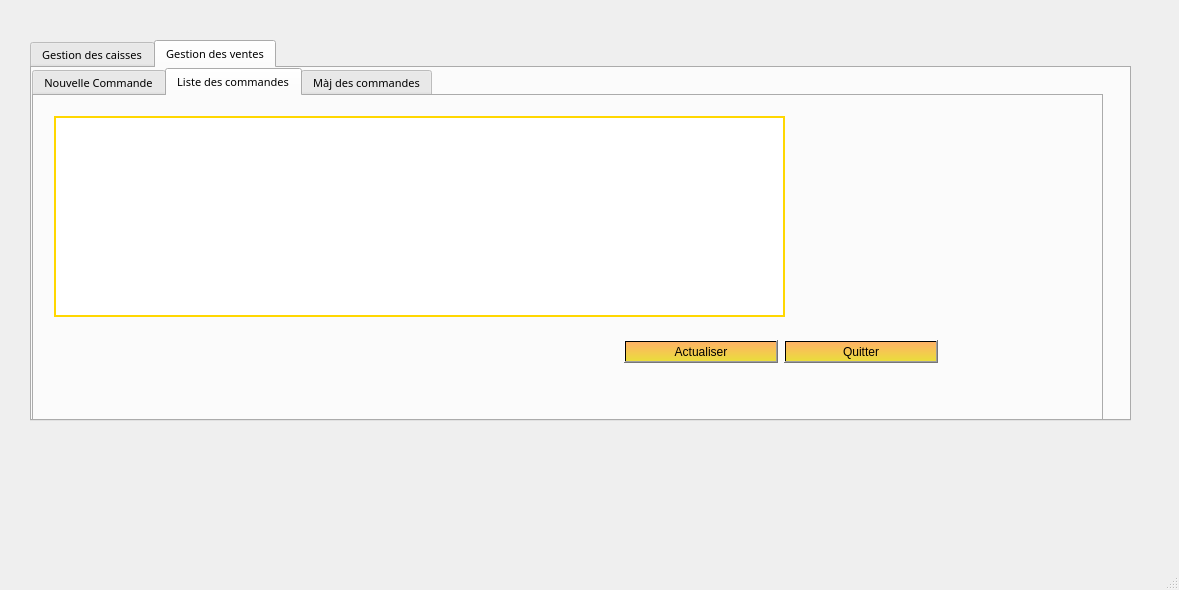
<?xml version="1.0" encoding="UTF-8"?>
<ui version="4.0">
 <class>CaisseVente</class>
 <widget class="QMainWindow" name="CaisseVente">
  <property name="geometry">
   <rect>
    <x>0</x>
    <y>0</y>
    <width>1179</width>
    <height>590</height>
   </rect>
  </property>
  <property name="font">
   <font>
    <family>MV Boli</family>
    <pointsize>8</pointsize>
    <weight>50</weight>
    <italic>false</italic>
    <bold>false</bold>
   </font>
  </property>
  <property name="windowTitle">
   <string>Gestion des caisses</string>
  </property>
  <property name="styleSheet">
   <string notr="true">font: 8pt &quot;MV Boli&quot;;</string>
  </property>
  <widget class="QWidget" name="centralwidget">
   <widget class="QTabWidget" name="tabWidget">
    <property name="geometry">
     <rect>
      <x>30</x>
      <y>40</y>
      <width>1101</width>
      <height>381</height>
     </rect>
    </property>
    <property name="currentIndex">
     <number>1</number>
    </property>
    <widget class="QWidget" name="tab">
     <attribute name="title">
      <string>Gestion des caisses</string>
     </attribute>
     <widget class="QWidget" name="horizontalLayoutWidget">
      <property name="geometry">
       <rect>
        <x>30</x>
        <y>20</y>
        <width>712</width>
        <height>48</height>
       </rect>
      </property>
      <layout class="QHBoxLayout" name="horizontalLayout" stretch="0,0,0,0,0,0">
       <property name="spacing">
        <number>6</number>
       </property>
       <item>
        <widget class="QPushButton" name="pushButton_addcaisse">
         <property name="styleSheet">
          <string notr="true">background-color: qlineargradient(spread:pad, x1:0, y1:0, x2:0, y2:1, stop:0 rgba(255, 178, 102, 255), stop:0.974874 rgba(235, 220, 61, 255), stop:0.98 rgba(0, 0, 0, 255), stop:1 rgba(0, 0, 0, 0));
font: 8pt &quot;MV Boli&quot;;</string>
         </property>
         <property name="text">
          <string>Nouvelle Caisse</string>
         </property>
        </widget>
       </item>
       <item>
        <widget class="QPushButton" name="pushButton_majcaisse">
         <property name="styleSheet">
          <string notr="true">background-color: qlineargradient(spread:pad, x1:0, y1:0, x2:0, y2:1, stop:0 rgba(255, 178, 102, 255), stop:0.974874 rgba(235, 220, 61, 255), stop:0.98 rgba(0, 0, 0, 255), stop:1 rgba(0, 0, 0, 0));
font: 8pt &quot;MV Boli&quot;;</string>
         </property>
         <property name="text">
          <string>MàJ Caisse</string>
         </property>
        </widget>
       </item>
       <item>
        <widget class="Line" name="line_sep">
         <property name="orientation">
          <enum>Qt::Vertical</enum>
         </property>
        </widget>
       </item>
       <item>
        <widget class="QLabel" name="label_select">
         <property name="text">
          <string>Selectionner:</string>
         </property>
        </widget>
       </item>
       <item>
        <widget class="QComboBox" name="comboBox_select">
         <property name="styleSheet">
          <string notr="true">border:2px solid gold;</string>
         </property>
        </widget>
       </item>
       <item>
        <widget class="QPushButton" name="pushButton_validerselect">
         <property name="styleSheet">
          <string notr="true">background-color: qlineargradient(spread:pad, x1:0, y1:0, x2:0, y2:1, stop:0 rgba(255, 178, 102, 255), stop:0.974874 rgba(235, 220, 61, 255), stop:0.98 rgba(0, 0, 0, 255), stop:1 rgba(0, 0, 0, 0));
font: 8pt &quot;MV Boli&quot;;</string>
         </property>
         <property name="text">
          <string>Valider</string>
         </property>
        </widget>
       </item>
      </layout>
     </widget>
     <widget class="QWidget" name="horizontalLayoutWidget_2">
      <property name="geometry">
       <rect>
        <x>30</x>
        <y>80</y>
        <width>727</width>
        <height>74</height>
       </rect>
      </property>
      <layout class="QHBoxLayout" name="horizontalLayout_2" stretch="0,0">
       <property name="spacing">
        <number>223</number>
       </property>
       <item>
        <widget class="QLabel" name="label_soldetotal">
         <property name="font">
          <font>
           <family>Arial</family>
           <pointsize>24</pointsize>
           <weight>50</weight>
           <italic>false</italic>
           <bold>false</bold>
          </font>
         </property>
         <property name="styleSheet">
          <string notr="true">font: 24pt &quot;Arial&quot;;</string>
         </property>
         <property name="text">
          <string>SOLDE TOTAL</string>
         </property>
        </widget>
       </item>
       <item>
        <widget class="QLCDNumber" name="lcdNumber_soldetotal">
         <property name="styleSheet">
          <string notr="true">background-color:black;
color:red;</string>
         </property>
        </widget>
       </item>
      </layout>
     </widget>
     <widget class="QTableView" name="tableView_displaycaisse">
      <property name="geometry">
       <rect>
        <x>30</x>
        <y>150</y>
        <width>701</width>
        <height>131</height>
       </rect>
      </property>
      <property name="styleSheet">
       <string notr="true">border:2px solid gold;</string>
      </property>
     </widget>
     <widget class="QWidget" name="horizontalLayoutWidget_3">
      <property name="geometry">
       <rect>
        <x>570</x>
        <y>290</y>
        <width>314</width>
        <height>51</height>
       </rect>
      </property>
      <layout class="QHBoxLayout" name="horizontalLayout_3">
       <item>
        <widget class="QPushButton" name="pushButton_refreshcaisse">
         <property name="styleSheet">
          <string notr="true">background-color: qlineargradient(spread:pad, x1:0, y1:0, x2:0, y2:1, stop:0 rgba(255, 178, 102, 255), stop:0.974874 rgba(235, 220, 61, 255), stop:0.98 rgba(0, 0, 0, 255), stop:1 rgba(0, 0, 0, 0));
font: 8pt &quot;MV Boli&quot;;</string>
         </property>
         <property name="text">
          <string>Actualiser</string>
         </property>
        </widget>
       </item>
       <item>
        <widget class="QPushButton" name="pushButton_quitter">
         <property name="styleSheet">
          <string notr="true">background-color: qlineargradient(spread:pad, x1:0, y1:0, x2:0, y2:1, stop:0 rgba(255, 178, 102, 255), stop:0.974874 rgba(235, 220, 61, 255), stop:0.98 rgba(0, 0, 0, 255), stop:1 rgba(0, 0, 0, 0));
font: 8pt &quot;MV Boli&quot;;</string>
         </property>
         <property name="text">
          <string>Quitter</string>
         </property>
        </widget>
       </item>
      </layout>
     </widget>
    </widget>
    <widget class="QWidget" name="tab_2">
     <attribute name="title">
      <string>Gestion des ventes</string>
     </attribute>
     <widget class="QTabWidget" name="tabWidget_commandes">
      <property name="geometry">
       <rect>
        <x>0</x>
        <y>0</y>
        <width>1071</width>
        <height>431</height>
       </rect>
      </property>
      <property name="currentIndex">
       <number>1</number>
      </property>
      <widget class="QWidget" name="tab_ajout">
       <attribute name="title">
        <string>Nouvelle Commande</string>
       </attribute>
       <widget class="QTableView" name="tableView_ajcmd">
        <property name="geometry">
         <rect>
          <x>20</x>
          <y>100</y>
          <width>711</width>
          <height>131</height>
         </rect>
        </property>
        <property name="sizePolicy">
         <sizepolicy hsizetype="Preferred" vsizetype="Preferred">
          <horstretch>0</horstretch>
          <verstretch>0</verstretch>
         </sizepolicy>
        </property>
        <property name="styleSheet">
         <string notr="true">border:2px solid gold;</string>
        </property>
        <property name="sizeAdjustPolicy">
         <enum>QAbstractScrollArea::AdjustToContents</enum>
        </property>
        <attribute name="horizontalHeaderDefaultSectionSize">
         <number>300</number>
        </attribute>
        <attribute name="verticalHeaderCascadingSectionResizes">
         <bool>false</bool>
        </attribute>
       </widget>
       <widget class="QWidget" name="gridLayoutWidget_2">
        <property name="geometry">
         <rect>
          <x>10</x>
          <y>10</y>
          <width>865</width>
          <height>140</height>
         </rect>
        </property>
        <layout class="QGridLayout" name="gridLayout_2">
         <item row="0" column="7">
          <widget class="QLineEdit" name="lineEdit_articlename_add">
           <property name="styleSheet">
            <string notr="true">border:2px solid gold;</string>
           </property>
          </widget>
         </item>
         <item row="0" column="5">
          <widget class="QLineEdit" name="lineEdit_clientname_add">
           <property name="styleSheet">
            <string notr="true">border:2px solid gold;</string>
           </property>
          </widget>
         </item>
         <item row="1" column="4">
          <widget class="QLabel" name="label_prix">
           <property name="text">
            <string>Prix:</string>
           </property>
          </widget>
         </item>
         <item row="0" column="3">
          <widget class="QDateTimeEdit" name="dateTimeEdit">
           <property name="sizePolicy">
            <sizepolicy hsizetype="Preferred" vsizetype="Preferred">
             <horstretch>0</horstretch>
             <verstretch>0</verstretch>
            </sizepolicy>
           </property>
           <property name="styleSheet">
            <string notr="true">border:2px solid gold;</string>
           </property>
          </widget>
         </item>
         <item row="0" column="6">
          <widget class="QLabel" name="label_article">
           <property name="text">
            <string>Article:</string>
           </property>
          </widget>
         </item>
         <item row="0" column="1">
          <widget class="QLineEdit" name="lineEdit_REFCMDV">
           <property name="sizePolicy">
            <sizepolicy hsizetype="Preferred" vsizetype="Fixed">
             <horstretch>0</horstretch>
             <verstretch>0</verstretch>
            </sizepolicy>
           </property>
           <property name="styleSheet">
            <string notr="true">border:2px solid gold;</string>
           </property>
          </widget>
         </item>
         <item row="1" column="6">
          <widget class="QLabel" name="label_qte">
           <property name="text">
            <string>Quantité:</string>
           </property>
          </widget>
         </item>
         <item row="0" column="0">
          <widget class="QLabel" name="label_ref">
           <property name="text">
            <string>Référence:</string>
           </property>
          </widget>
         </item>
         <item row="1" column="5">
          <widget class="QLineEdit" name="lineEdit_PrixCMDV">
           <property name="styleSheet">
            <string notr="true">border:2px solid gold;</string>
           </property>
          </widget>
         </item>
         <item row="1" column="7">
          <widget class="QLineEdit" name="lineEdit_qty_add">
           <property name="styleSheet">
            <string notr="true">border:2px solid gold;</string>
           </property>
          </widget>
         </item>
         <item row="0" column="4">
          <widget class="QLabel" name="label_client">
           <property name="text">
            <string>Client:</string>
           </property>
          </widget>
         </item>
         <item row="0" column="2">
          <widget class="QLabel" name="label_dh">
           <property name="text">
            <string>D/H:</string>
           </property>
          </widget>
         </item>
         <item row="2" column="7">
          <widget class="QPushButton" name="pushButton_addcmd">
           <property name="sizePolicy">
            <sizepolicy hsizetype="MinimumExpanding" vsizetype="Preferred">
             <horstretch>0</horstretch>
             <verstretch>0</verstretch>
            </sizepolicy>
           </property>
           <property name="styleSheet">
            <string notr="true">background-color: qlineargradient(spread:pad, x1:0, y1:0, x2:0, y2:1, stop:0 rgba(255, 178, 102, 255), stop:0.974874 rgba(235, 220, 61, 255), stop:0.98 rgba(0, 0, 0, 255), stop:1 rgba(0, 0, 0, 0));
font: 8pt &quot;MV Boli&quot;;</string>
           </property>
           <property name="text">
            <string>Ajouter</string>
           </property>
          </widget>
         </item>
        </layout>
       </widget>
       <widget class="QWidget" name="horizontalLayoutWidget_6">
        <property name="geometry">
         <rect>
          <x>570</x>
          <y>240</y>
          <width>314</width>
          <height>51</height>
         </rect>
        </property>
        <layout class="QHBoxLayout" name="horizontalLayout_6">
         <item>
          <widget class="QPushButton" name="pushButton_displaynewcmd">
           <property name="styleSheet">
            <string notr="true">background-color: qlineargradient(spread:pad, x1:0, y1:0, x2:0, y2:1, stop:0 rgba(255, 178, 102, 255), stop:0.974874 rgba(235, 220, 61, 255), stop:0.98 rgba(0, 0, 0, 255), stop:1 rgba(0, 0, 0, 0));
font: 8pt &quot;MV Boli&quot;;</string>
           </property>
           <property name="text">
            <string>Actualiser</string>
           </property>
          </widget>
         </item>
         <item>
          <widget class="QPushButton" name="pushButton_quitter_2">
           <property name="styleSheet">
            <string notr="true">background-color: qlineargradient(spread:pad, x1:0, y1:0, x2:0, y2:1, stop:0 rgba(255, 178, 102, 255), stop:0.974874 rgba(235, 220, 61, 255), stop:0.98 rgba(0, 0, 0, 255), stop:1 rgba(0, 0, 0, 0));
font: 8pt &quot;MV Boli&quot;;</string>
           </property>
           <property name="text">
            <string>Quitter</string>
           </property>
          </widget>
         </item>
        </layout>
       </widget>
      </widget>
      <widget class="QWidget" name="tab_affiche">
       <attribute name="title">
        <string>Liste des commandes</string>
       </attribute>
       <widget class="QTableView" name="tableView_affichage">
        <property name="geometry">
         <rect>
          <x>20</x>
          <y>20</y>
          <width>731</width>
          <height>201</height>
         </rect>
        </property>
        <property name="styleSheet">
         <string notr="true">border:2px solid gold;</string>
        </property>
        <property name="sizeAdjustPolicy">
         <enum>QAbstractScrollArea::AdjustToContents</enum>
        </property>
        <attribute name="horizontalHeaderCascadingSectionResizes">
         <bool>false</bool>
        </attribute>
        <attribute name="horizontalHeaderDefaultSectionSize">
         <number>300</number>
        </attribute>
        <attribute name="verticalHeaderDefaultSectionSize">
         <number>60</number>
        </attribute>
       </widget>
       <widget class="QWidget" name="horizontalLayoutWidget_7">
        <property name="geometry">
         <rect>
          <x>590</x>
          <y>230</y>
          <width>314</width>
          <height>51</height>
         </rect>
        </property>
        <layout class="QHBoxLayout" name="horizontalLayout_7">
         <item>
          <widget class="QPushButton" name="pushButton_refresh">
           <property name="styleSheet">
            <string notr="true">background-color: qlineargradient(spread:pad, x1:0, y1:0, x2:0, y2:1, stop:0 rgba(255, 178, 102, 255), stop:0.974874 rgba(235, 220, 61, 255), stop:0.98 rgba(0, 0, 0, 255), stop:1 rgba(0, 0, 0, 0));
font: 8pt &quot;MV Boli&quot;;</string>
           </property>
           <property name="text">
            <string>Actualiser</string>
           </property>
          </widget>
         </item>
         <item>
          <widget class="QPushButton" name="pushButton_quitter_3">
           <property name="styleSheet">
            <string notr="true">background-color: qlineargradient(spread:pad, x1:0, y1:0, x2:0, y2:1, stop:0 rgba(255, 178, 102, 255), stop:0.974874 rgba(235, 220, 61, 255), stop:0.98 rgba(0, 0, 0, 255), stop:1 rgba(0, 0, 0, 0));
font: 8pt &quot;MV Boli&quot;;</string>
           </property>
           <property name="text">
            <string>Quitter</string>
           </property>
          </widget>
         </item>
        </layout>
       </widget>
      </widget>
      <widget class="QWidget" name="tab_modif">
       <attribute name="title">
        <string>Màj des commandes</string>
       </attribute>
       <widget class="QWidget" name="horizontalLayoutWidget_5">
        <property name="geometry">
         <rect>
          <x>30</x>
          <y>20</y>
          <width>1005</width>
          <height>48</height>
         </rect>
        </property>
        <layout class="QHBoxLayout" name="horizontalLayout_5">
         <item>
          <widget class="QLabel" name="label_ref_2">
           <property name="text">
            <string>Référence:</string>
           </property>
          </widget>
         </item>
         <item>
          <widget class="QLineEdit" name="lineEdit_refFind">
           <property name="styleSheet">
            <string notr="true">border:2px solid gold;</string>
           </property>
          </widget>
         </item>
         <item>
          <widget class="QLabel" name="label_client_2">
           <property name="text">
            <string>Client:</string>
           </property>
          </widget>
         </item>
         <item>
          <widget class="QLineEdit" name="lineEdit_ClientFind">
           <property name="styleSheet">
            <string notr="true">border:2px solid gold;</string>
           </property>
          </widget>
         </item>
         <item>
          <widget class="QLabel" name="label_date">
           <property name="text">
            <string>Date:</string>
           </property>
          </widget>
         </item>
         <item>
          <widget class="QDateTimeEdit" name="dateTimeEdit_find">
           <property name="styleSheet">
            <string notr="true">border:2px solid gold;</string>
           </property>
          </widget>
         </item>
         <item>
          <widget class="QPushButton" name="pushButton_find">
           <property name="styleSheet">
            <string notr="true">background-color: qlineargradient(spread:pad, x1:0, y1:0, x2:0, y2:1, stop:0 rgba(255, 178, 102, 255), stop:0.974874 rgba(235, 220, 61, 255), stop:0.98 rgba(0, 0, 0, 255), stop:1 rgba(0, 0, 0, 0));
font: 8pt &quot;MV Boli&quot;;</string>
           </property>
           <property name="text">
            <string>Recherche</string>
           </property>
          </widget>
         </item>
         <item>
          <widget class="QPushButton" name="pushButton_deletecmd">
           <property name="styleSheet">
            <string notr="true">background-color: qlineargradient(spread:pad, x1:0, y1:0, x2:0, y2:1, stop:0 rgba(255, 178, 102, 255), stop:0.974874 rgba(235, 220, 61, 255), stop:0.98 rgba(0, 0, 0, 255), stop:1 rgba(0, 0, 0, 0));
font: 8pt &quot;MV Boli&quot;;</string>
           </property>
           <property name="text">
            <string>Annuler la commande</string>
           </property>
          </widget>
         </item>
        </layout>
       </widget>
       <widget class="QTableView" name="tableView_find_modify">
        <property name="geometry">
         <rect>
          <x>30</x>
          <y>60</y>
          <width>711</width>
          <height>111</height>
         </rect>
        </property>
        <property name="styleSheet">
         <string notr="true">border:2px solid gold;</string>
        </property>
        <property name="sizeAdjustPolicy">
         <enum>QAbstractScrollArea::AdjustToContents</enum>
        </property>
        <attribute name="horizontalHeaderDefaultSectionSize">
         <number>310</number>
        </attribute>
       </widget>
       <widget class="QWidget" name="gridLayoutWidget_3">
        <property name="geometry">
         <rect>
          <x>30</x>
          <y>180</y>
          <width>871</width>
          <height>121</height>
         </rect>
        </property>
        <layout class="QGridLayout" name="gridLayout_3">
         <item row="0" column="7">
          <widget class="QLineEdit" name="lineEdit_articlename_update">
           <property name="styleSheet">
            <string notr="true">border:2px solid gold;</string>
           </property>
          </widget>
         </item>
         <item row="1" column="7">
          <widget class="QLineEdit" name="lineEdit_qty_update">
           <property name="styleSheet">
            <string notr="true">border:2px solid gold;</string>
           </property>
          </widget>
         </item>
         <item row="1" column="4">
          <widget class="QLabel" name="label_15">
           <property name="text">
            <string>Prix:</string>
           </property>
          </widget>
         </item>
         <item row="0" column="3">
          <widget class="QDateTimeEdit" name="dateTimeEdit_update">
           <property name="styleSheet">
            <string notr="true">border:2px solid gold;</string>
           </property>
          </widget>
         </item>
         <item row="2" column="7">
          <widget class="QPushButton" name="pushButton_modifycmd">
           <property name="styleSheet">
            <string notr="true">background-color: qlineargradient(spread:pad, x1:0, y1:0, x2:0, y2:1, stop:0 rgba(255, 178, 102, 255), stop:0.974874 rgba(235, 220, 61, 255), stop:0.98 rgba(0, 0, 0, 255), stop:1 rgba(0, 0, 0, 0));
font: 8pt &quot;MV Boli&quot;;</string>
           </property>
           <property name="text">
            <string>Modifier</string>
           </property>
          </widget>
         </item>
         <item row="0" column="5">
          <widget class="QLineEdit" name="lineEdit_clientname_update">
           <property name="styleSheet">
            <string notr="true">border:2px solid gold;</string>
           </property>
          </widget>
         </item>
         <item row="1" column="5">
          <widget class="QLineEdit" name="lineEdit_prixcmdv_update">
           <property name="styleSheet">
            <string notr="true">border:2px solid gold;</string>
           </property>
          </widget>
         </item>
         <item row="0" column="1">
          <widget class="QLineEdit" name="lineEdit_refcmd_update">
           <property name="styleSheet">
            <string notr="true">border:2px solid gold;</string>
           </property>
          </widget>
         </item>
         <item row="0" column="6">
          <widget class="QLabel" name="label_16">
           <property name="text">
            <string>Article:</string>
           </property>
          </widget>
         </item>
         <item row="0" column="2">
          <widget class="QLabel" name="label_20">
           <property name="text">
            <string>D/H:</string>
           </property>
          </widget>
         </item>
         <item row="0" column="0">
          <widget class="QLabel" name="label_18">
           <property name="text">
            <string>Référence:</string>
           </property>
          </widget>
         </item>
         <item row="1" column="6">
          <widget class="QLabel" name="label_17">
           <property name="text">
            <string>Quantité:</string>
           </property>
          </widget>
         </item>
         <item row="0" column="4">
          <widget class="QLabel" name="label_19">
           <property name="text">
            <string>Client:</string>
           </property>
          </widget>
         </item>
         <item row="3" column="7">
          <widget class="QPushButton" name="pushButton_cancelmodify">
           <property name="styleSheet">
            <string notr="true">background-color: qlineargradient(spread:pad, x1:0, y1:0, x2:0, y2:1, stop:0 rgba(255, 178, 102, 255), stop:0.974874 rgba(235, 220, 61, 255), stop:0.98 rgba(0, 0, 0, 255), stop:1 rgba(0, 0, 0, 0));
font: 8pt &quot;MV Boli&quot;;</string>
           </property>
           <property name="text">
            <string>Reset</string>
           </property>
          </widget>
         </item>
        </layout>
       </widget>
      </widget>
     </widget>
    </widget>
   </widget>
  </widget>
  <widget class="QMenuBar" name="menubar">
   <property name="geometry">
    <rect>
     <x>0</x>
     <y>0</y>
     <width>1179</width>
     <height>23</height>
    </rect>
   </property>
  </widget>
  <widget class="QStatusBar" name="statusbar"/>
 </widget>
 <resources/>
 <connections/>
</ui>
